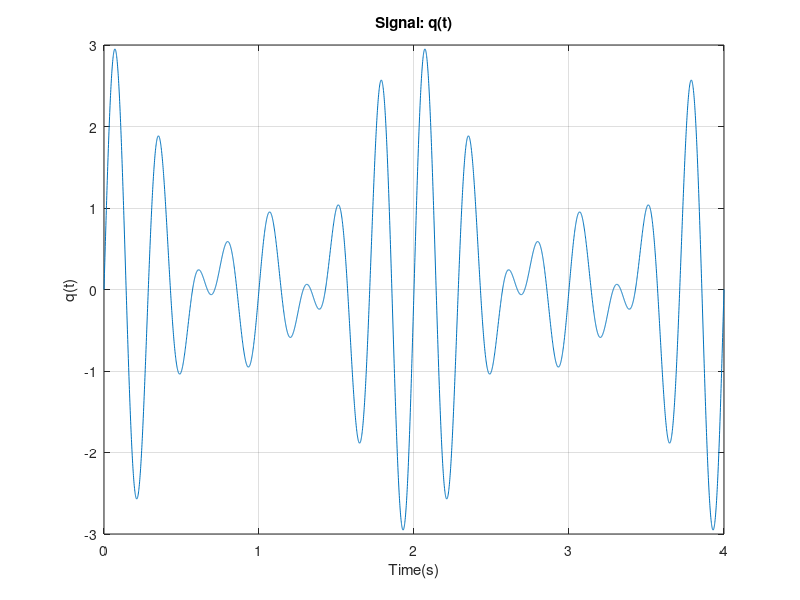

Write the MATLAB code that produced this figure.
%% alinea e)

Ta = 0.001;
t = [0 : Ta: 4];
q = sin(6*pi*t)+sin(7*pi*t)+sin(8*pi*t);
plot(t,q);
xlabel('Time(s)');
ylabel('q(t)');
title('Signal: q(t)');
grid;

% pelo grafico vemos que periodo=2, logo, como f = 1/periodo:

freq = 1/2
periodo = 2
valorMaxZ = max(q);